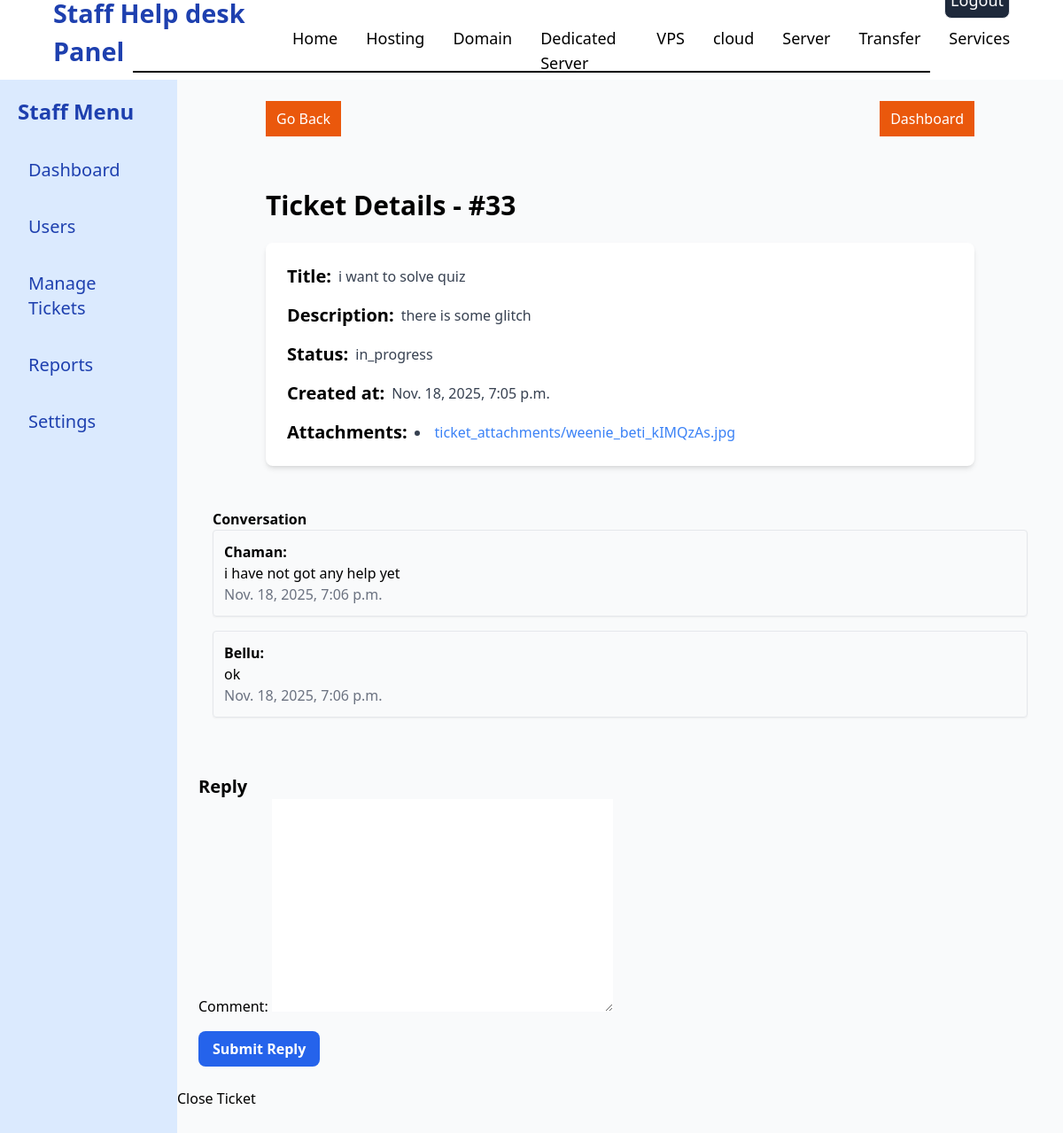
/staffmanageticket/33/ (signed in), run on the app's committed database.
### helpdesk/models.py (models this page shows, shortened)
class Supportticket(models.Model):
    title=models.CharField(max_length=200)
    status=models.CharField(max_length=200,choices=(("open","open"),("in_progress","in_progress"),("closed","closed")))
    created_by=models.ForeignKey(User,on_delete=models.CASCADE)
    created_at=models.DateTimeField(auto_now_add=True)
    updated_at=models.DateField(auto_now=True)
    description=models.TextField()
    assigned_to=models.ForeignKey(User,on_delete=models.CASCADE,related_name="assigned_to",null=True,blank=True)

class Ticketattachment(models.Model):
    ticket=models.ForeignKey(Supportticket,on_delete=models.CASCADE,related_name="attachments")
    file=models.FileField(upload_to='ticket_attachments/')
    uploaded_at=models.DateTimeField(auto_now_add=True)
    uploaded_by=models.ForeignKey(User,on_delete=models.CASCADE)

class Ticketcomment(models.Model):
    ticket=models.ForeignKey(Supportticket,on_delete=models.CASCADE,related_name="comments")
    commented_by=models.ForeignKey(User,on_delete=models.CASCADE)
    comment=models.TextField()
    created_at=models.DateTimeField(auto_now_add=True)
    updated_at=models.DateField(auto_now=True)

### helpdesk/decorators.py (the view)
        def _wrapped_view(request, *args, **kwargs):
            user_role = request.user.roleinfo.role
            if user_role in allowed_roles:
                return view_func(request, *args, **kwargs)
            from django.http import HttpResponseForbidden
            return HttpResponseForbidden("You do not have permission to access this resource.")

### helpdesk/userform.py
class TicketCommentForm(ModelForm):
    class Meta:
        model = Ticketcomment
        fields = ['comment']

### helpdesk/staffview.py (called while the page is built, shortened)
@login_required()
@role_required(allowed_roles={"staff"})
def staffviewdetail(request,id):
        ticket=Supportticket.objects.get(id=id)
        attachments = Ticketattachment.objects.filter(ticket=ticket)
        comments=Ticketcomment.objects.filter(ticket=ticket)
        form=TicketCommentForm(request.POST or None, request.FILES or None)
        context={
            'ticket':ticket,
            'attachments':attachments,
            'comments':comments,
            'form':form
        }
        return render(request,'staff/staffviewdetail.html',context)

### helpdesk/templates/staff/staffviewdetail.html (shortened to what this page needs)
{% extends "staff/staffbase.html" %}
{% load tailwind_filters %}
{% block content %}
<div class="flex flex-col flex-1">
        <div class="px-[10%] py-6">
        <div class="flex justify-between">
            <a href="{% url 'staffmanagetickets' %}" class="bg-orange-600 text-white px-3 py-2 mb-5">Go Back</a>
            <a href="{% url 'staffdashboard' %}" class="bg-orange-600 text-white px-3 py-2 mb-5">Dashboard</a>
        </div>
        <h2 class="text-3xl font-semibold mb-6 mt-10">Ticket Details - #{{ ticket.id }}</h2>
        <div class="bg-white p-6 rounded-lg shadow-md space-y-4">
            <div class="flex items-center gap-2">
                <h3 class="text-xl font-semibold">Title:</h3>
                <p class="text-gray-700">{{ ticket.title }}</p>
            </div>
            <div class="flex items-center gap-2">
                <h3 class="text-xl font-semibold">Description:</h3>
                <p class="text-gray-700">{{ ticket.description }}</p>
            </div>
            <div class="flex items-center gap-2">
                <h3 class="text-xl font-semibold">Status:</h3>
                <p class="text-gray-700">{{ ticket.status }}</p>
            </div>
            <div class="flex items-center gap-2">
                <h3 class="text-xl font-semibold">Created at:</h3>
                <p class="text-gray-700">{{ ticket.created_at}}</p>
            </div>
            {% if attachments %}
            <div class="flex items-center gap-2">
                <h3 class="text-xl font-semibold">Attachments:</h3>
                <ul class="list-disc list-inside text-gray-700">
                    {% for attachment in attachments %}
                    <li><a href="{{ attachment.file.url }}" target="_blank" class="text-blue-500 hover:underline">{{ attachment.file.name }}</a></li>
                    {% endfor %}
                </ul>
            </div>
            {% endif %}
        </div>
    </div>
<div class="px-10">
    <h3 class="font-bold mt-6">Conversation</h3>
    {% if comments %}
        {% for c in comments %}
            <div class="mb-4 border p-3 rounded shadow-sm">
                <p class="font-bold">{{ c.commented_by.username }}:</p>
                <p>{{ c.comment }}</p>
                <p class="text-gray-500">{{ c.created_at }}</p>
            </div>
        {% endfor %}
    {% else %}
        <p>No replies yet.</p>
    {% endif %}
</div>
    <div class="grid p-6 mt-6 ">
        <h2 class="text-xl font-bold">Reply</h2>
        <form action="" method="POST">
            {{form|crispy}}
            <div class="mt-4">
                <button type="submit" class="bg-blue-600 hover:bg-blue-700 text-white py-2 px-4 rounded-lg font-semibold">Submit Reply</button>
            </div>
        </form>
    </div>
    <div>
        <a  href = "{% url 'closeticket' ticket.id %}",class="bg-red-600 text-white px-4 py-2 rounded hover:bg-red-700 rounded-lg">Close Ticket</a>
    </div>
</div>
{% endblock content %}

### data on the page
Supportticket: id "33", title "i want to solve quiz", description "there is some glitch", status "in_progress", created_at "Nov. 18, 2025, 7:05 p.m."
Ticketattachment: file.name "ticket_attachments/weenie_beti_kIMQzAs.jpg"
Ticketcomment: commented_by.username "Chaman", comment "i have not got any help yet", created_at "Nov. 18, 2025, 7:06 p.m."
Ticketcomment: commented_by.username "Bellu", comment "ok", created_at "Nov. 18, 2025, 7:06 p.m."
